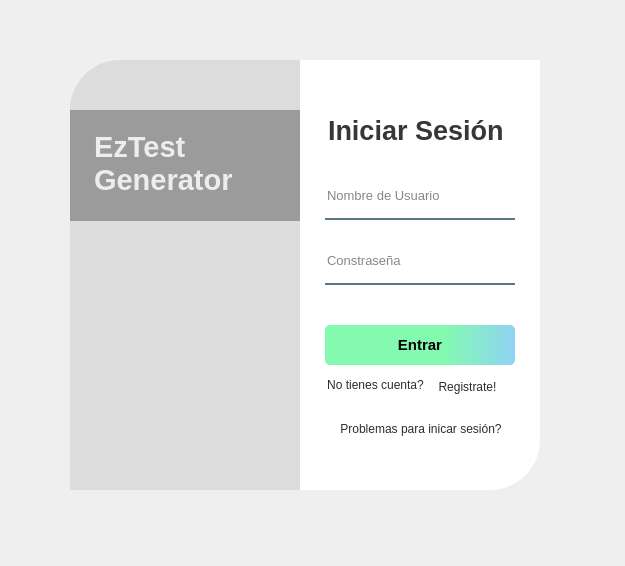
<?xml version="1.0" encoding="UTF-8"?>
<ui version="4.0">
 <class>MainWindow</class>
 <widget class="QMainWindow" name="MainWindow">
  <property name="geometry">
   <rect>
    <x>0</x>
    <y>0</y>
    <width>625</width>
    <height>566</height>
   </rect>
  </property>
  <property name="windowTitle">
   <string>MainWindow</string>
  </property>
  <widget class="QWidget" name="centralwidget">
   <widget class="QWidget" name="widget" native="true">
    <property name="geometry">
     <rect>
      <x>30</x>
      <y>30</y>
      <width>550</width>
      <height>500</height>
     </rect>
    </property>
    <widget class="QLabel" name="label_image">
     <property name="geometry">
      <rect>
       <x>40</x>
       <y>30</y>
       <width>280</width>
       <height>430</height>
      </rect>
     </property>
     <property name="styleSheet">
      <string notr="true">border-image: url(:/image/pexels-james-wheeler.jpg);
border-top-left-radius: 50px;</string>
     </property>
     <property name="text">
      <string/>
     </property>
     <property name="scaledContents">
      <bool>true</bool>
     </property>
    </widget>
    <widget class="QLabel" name="label_shadowBacground">
     <property name="geometry">
      <rect>
       <x>40</x>
       <y>30</y>
       <width>280</width>
       <height>430</height>
      </rect>
     </property>
     <property name="styleSheet">
      <string notr="true">background-color:rgba(0,0,0,20);
border-top-left-radius: 50px;</string>
     </property>
     <property name="text">
      <string/>
     </property>
    </widget>
    <widget class="QLabel" name="label_witheShadow">
     <property name="geometry">
      <rect>
       <x>270</x>
       <y>30</y>
       <width>240</width>
       <height>430</height>
      </rect>
     </property>
     <property name="styleSheet">
      <string notr="true">background-color:rgba(255,255,255,255);
border-bottom-right-radius: 50px;</string>
     </property>
     <property name="text">
      <string/>
     </property>
    </widget>
    <widget class="QLabel" name="label_loginIn">
     <property name="geometry">
      <rect>
       <x>298</x>
       <y>80</y>
       <width>188</width>
       <height>40</height>
      </rect>
     </property>
     <property name="font">
      <font>
       <pointsize>20</pointsize>
       <weight>75</weight>
       <bold>true</bold>
      </font>
     </property>
     <property name="styleSheet">
      <string notr="true">color: rgba(0,0,0,200);</string>
     </property>
     <property name="text">
      <string>Iniciar Sesión</string>
     </property>
    </widget>
    <widget class="QLineEdit" name="lineEdit_name">
     <property name="geometry">
      <rect>
       <x>295</x>
       <y>150</y>
       <width>190</width>
       <height>40</height>
      </rect>
     </property>
     <property name="font">
      <font>
       <pointsize>10</pointsize>
      </font>
     </property>
     <property name="styleSheet">
      <string notr="true">background-color:rgba(0, 0, 0, 0);
border:none;
border-bottom: 2px solid rgba( 46, 82, 101, 200);
color: rgba(0, 0, 0, 240);
padding-bottom: 7px;</string>
     </property>
     <property name="placeholderText">
      <string>Nombre de Usuario</string>
     </property>
    </widget>
    <widget class="QLineEdit" name="lineEdit_password">
     <property name="geometry">
      <rect>
       <x>295</x>
       <y>215</y>
       <width>190</width>
       <height>40</height>
      </rect>
     </property>
     <property name="font">
      <font>
       <pointsize>10</pointsize>
      </font>
     </property>
     <property name="styleSheet">
      <string notr="true">background-color:rgba(0, 0, 0, 0);
border:none;
border-bottom: 2px solid rgba( 46, 82, 101, 200);
color: rgba(0, 0, 0, 240);
padding-bottom: 7px;</string>
     </property>
     <property name="echoMode">
      <enum>QLineEdit::Password</enum>
     </property>
     <property name="placeholderText">
      <string>Constraseña</string>
     </property>
    </widget>
    <widget class="QPushButton" name="pushButton_logIn">
     <property name="geometry">
      <rect>
       <x>295</x>
       <y>295</y>
       <width>190</width>
       <height>40</height>
      </rect>
     </property>
     <property name="font">
      <font>
       <pointsize>11</pointsize>
       <weight>75</weight>
       <bold>true</bold>
      </font>
     </property>
     <property name="styleSheet">
      <string notr="true">QPushButton{
	background-color: qlineargradient(spread:pad, x1:0, y1:0.523, x2:1, y2:0.522, stop:0.625 rgba(132, 250, 176, 255), stop:1 rgba(143, 211, 244, 255));
	border-radius: 5px
}
QPushButton::hover{
	background-color: qlineargradient(spread:repeat, x1:0, y1:0.5, x2:1, y2:0.5, stop:0 rgba(143, 211, 244, 255), stop:0.477273 rgba(135, 255, 180, 255));
}

QPushButton::pressed{
	padding-lef: 5px;
	padding-top:5px;
	background-color: rgb(97, 255, 211);
}
</string>
     </property>
     <property name="text">
      <string>Entrar</string>
     </property>
    </widget>
    <widget class="QLabel" name="label_register">
     <property name="geometry">
      <rect>
       <x>295</x>
       <y>345</y>
       <width>101</width>
       <height>21</height>
      </rect>
     </property>
     <property name="styleSheet">
      <string notr="true">color:rgba(0,0,0,210)</string>
     </property>
     <property name="text">
      <string>&lt;html&gt;&lt;head/&gt;&lt;body&gt;&lt;p&gt;No tienes cuenta?&lt;/p&gt;&lt;/body&gt;&lt;/html&gt;</string>
     </property>
     <property name="alignment">
      <set>Qt::AlignCenter</set>
     </property>
    </widget>
    <widget class="QLabel" name="label_shadowTittle">
     <property name="geometry">
      <rect>
       <x>40</x>
       <y>80</y>
       <width>230</width>
       <height>111</height>
      </rect>
     </property>
     <property name="styleSheet">
      <string notr="true">background-color: rgba(0, 0, 0, 75);</string>
     </property>
     <property name="text">
      <string/>
     </property>
    </widget>
    <widget class="QLabel" name="label_tittle">
     <property name="geometry">
      <rect>
       <x>64</x>
       <y>103</y>
       <width>180</width>
       <height>61</height>
      </rect>
     </property>
     <property name="font">
      <font>
       <pointsize>22</pointsize>
       <weight>75</weight>
       <bold>true</bold>
      </font>
     </property>
     <property name="styleSheet">
      <string notr="true">color: rgba(255,255,255,210);</string>
     </property>
     <property name="text">
      <string>EzTest 
Generator</string>
     </property>
    </widget>
    <widget class="QLabel" name="label_problems">
     <property name="geometry">
      <rect>
       <x>295</x>
       <y>388</y>
       <width>192</width>
       <height>21</height>
      </rect>
     </property>
     <property name="styleSheet">
      <string notr="true">color:rgba(0,0,0,210)</string>
     </property>
     <property name="text">
      <string>Problemas para inicar sesión?</string>
     </property>
     <property name="alignment">
      <set>Qt::AlignCenter</set>
     </property>
    </widget>
    <widget class="QLabel" name="label_aviso">
     <property name="geometry">
      <rect>
       <x>295</x>
       <y>263</y>
       <width>192</width>
       <height>21</height>
      </rect>
     </property>
     <property name="styleSheet">
      <string notr="true">color:rgba(0,0,0,210)</string>
     </property>
     <property name="text">
      <string/>
     </property>
     <property name="alignment">
      <set>Qt::AlignCenter</set>
     </property>
    </widget>
    <widget class="QPushButton" name="pushButton">
     <property name="geometry">
      <rect>
       <x>400</x>
       <y>345</y>
       <width>75</width>
       <height>23</height>
      </rect>
     </property>
     <property name="styleSheet">
      <string notr="true">color:rgba(0,0,0,210);
border:none;</string>
     </property>
     <property name="text">
      <string>Registrate!</string>
     </property>
    </widget>
   </widget>
  </widget>
 </widget>
 <resources>
  <include location="../images/res.qrc"/>
 </resources>
 <connections/>
</ui>
